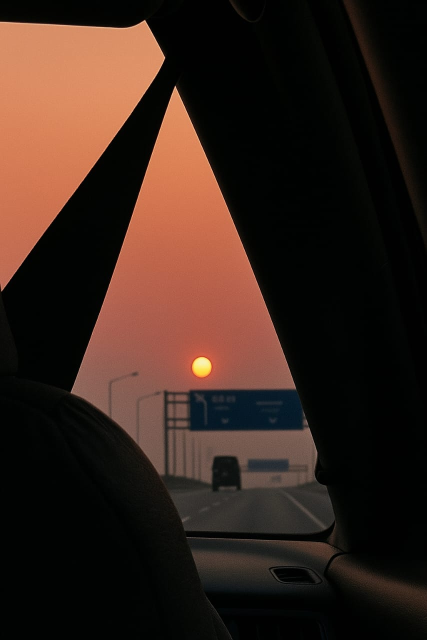
#> input picture aiVShuman/backend/ai_folder/ai image4.jpg, 853 x 1280 px (shown at 1/2 size)
$ python -i predict.py   (imports and definitions only)
#> lines starting #> are read from the running program, lines starting #| are printed output that depends on the picture
import joblib
import numpy as np
from skimage import io, color
from skimage.transform import resize
from skimage.feature import hog
from skimage.measure import shannon_entropy
from scipy.stats import skew, kurtosis
from PIL import Image, ExifTags
import sys
import os
from aiVShuman.featureExtraction import extract_features, extract_metadata_features

# ✅ Extract metadata features
def extract_metadata_features(image_path):
    try:
        img = Image.open(image_path)
        exif_data = img._getexif()
        if not exif_data:
            return [0] * 5
        tags = {ExifTags.TAGS.get(k): v for k, v in exif_data.items() if k in ExifTags.TAGS}
        camera_make = 1 if 'Make' in tags else 0
        camera_model = 1 if 'Model' in tags else 0
        iso = tags.get('ISOSpeedRatings', 0)
        exposure = tags.get('ExposureTime', 0)
        gps = 1 if 'GPSInfo' in tags else 0
        return [camera_make, camera_model, iso, exposure, gps]
    except:
        return [0] * 5

# ✅ Full feature extraction
def extract_features(image_path):
#> called with image_path = 'backend/ai_folder/ai image4.jpg'
    try:
        img = io.imread(image_path)
#> img is the input picture: shape (1280, 853, 3); mean R, G, B 53.4, 35.2, 27
        img = resize(img, (128, 128))
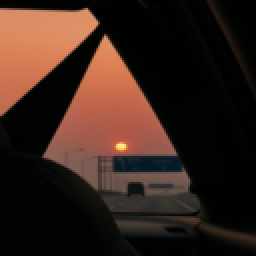
#> img: shape (128, 128, 3) float64 (shown 2 times larger); mean R, G, B 0.209, 0.138, 0.106

        if img.ndim == 2:
            img = np.stack((img,) * 3, axis=-1)
        if img.shape[2] == 4:
            img = img[:, :, :3]

        gray_img = color.rgb2gray(img)
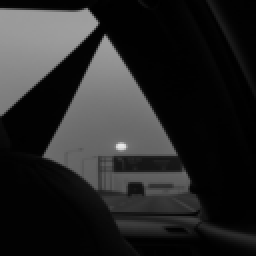
#> gray_img: shape (128, 128) float64 (shown 2 times larger); min 0.00321, max 0.92, mean 0.151

        # HOG
        fd, _ = hog(gray_img, orientations=9, pixels_per_cell=(8, 8),
                    cells_per_block=(2, 2), visualize=True)
#> fd = 8100 values, max 1 at index 3278, min 0 at index 1, mean 0.0902

        # FFT
        F = np.fft.fft2(gray_img)
        Fshift = np.fft.fftshift(F)
        magnitude = np.abs(Fshift)
        log_F = np.log(1 + magnitude)
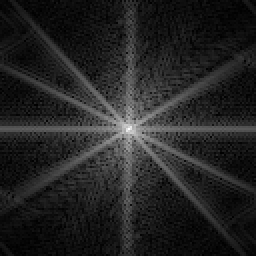
#> log_F: shape (128, 128) float64 (shown 2 times larger); min 0.0148, max 7.81, mean 1.11; drawn with min black and max white

        fft_mean = np.mean(log_F)
#> fft_mean = 1.11
        fft_std = np.std(log_F)
#> fft_std = 0.907
        fft_entropy = -np.sum(log_F * np.log(log_F + 1e-10))
#> fft_entropy = -7042.5

        # Histogram
        hist, _ = np.histogram(gray_img, bins=16, range=(0, 1), density=True)
#> hist = [9.97, 0.822, 0.502, 0.485, 0.175, 0.386, 1.15, 0.691, 0.657, 1.14, 0.00586, 0.000977, 0.00293, 0.00391, 0.00586, 0]

        # Stats
        img_mean = np.mean(gray_img)
#> img_mean = 0.151
        img_std = np.std(gray_img)
#> img_std = 0.208
        img_skew = skew(gray_img.flatten())
#> img_skew = 1.14
        img_kurt = kurtosis(gray_img.flatten())
#> img_kurt = -0.309

        entropy_val = shannon_entropy(gray_img)
#> entropy_val = 12.76

        metadata = extract_metadata_features(image_path)

        return np.concatenate([fd, [entropy_val], [fft_mean, fft_std, fft_entropy],
                               hist, [img_mean, img_std, img_skew, img_kurt], metadata])
    except Exception as e:
        print(f"Feature extraction failed: {e}")
        return None

# ✅ Predict using model
def predict(image_path):
    model = joblib.load("model.pkl")
    scaler = joblib.load("scaler.pkl")

    features = extract_features(image_path)
    if features is None:
        print("Feature extraction failed.")
        return

    features_scaled = scaler.transform([features])
    pred = model.predict(features_scaled)[0]
    prob = model.predict_proba(features_scaled)[0]

    # 🟢 0 = Real, 🔴 1 = AI
    if pred == 0:
        result = "Real"
    else:
        result = "AI"

    ai_confidence = prob[1] * 100
    real_confidence = prob[0] * 100

    # 👀 Optional logs for debugging
    print(f"\nPrediction for '{os.path.basename(image_path)}': {result}")
    print(f"Confidence: Real={real_confidence:.2f}%, AI={ai_confidence:.2f}%")

    # ✅ Final output for backend (must be last line)
    print(f"{result},{ai_confidence:.2f},{real_confidence:.2f}")

# ✅ CLI entry point
# [9 lines not run here, left out]

>>> result = extract_features('backend/ai_folder/ai image4.jpg')
#> result = 8129 values, max 12.76 at index 8100, min -7042.5 at index 8103, mean -0.772

$ run again, on aiVShuman/backend/ai_folder/ai_0005.jpg
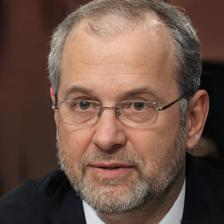
#> input picture aiVShuman/backend/ai_folder/ai_0005.jpg, 224 x 224 px
#> in extract_features, img is the input picture: shape (224, 224, 3); mean R, G, B 108.5, 81.6, 70.1
#> img: shape (128, 128, 3) float64
#> in extract_features, `gray_img = color.rgb2gray(img)`:
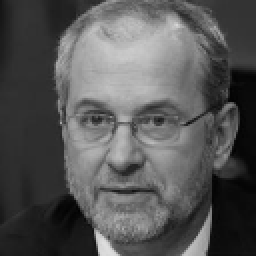
#> gray_img: shape (128, 128) float64 (shown 2 times larger); min 0.00476, max 0.874, mean 0.339
#> fd = 8100 values, max 0.604 at index 8028, min 0 at index 1, mean 0.128
#> in extract_features, `log_F = np.log(1 + magnitude)`:
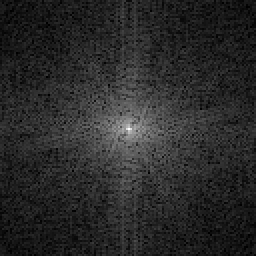
#> log_F: shape (128, 128) float64 (shown 2 times larger); min 0.0477, max 8.62, mean 1.46; drawn with min black and max white
#> fft_mean = 1.46
#> fft_std = 0.789
#> fft_entropy = -12390.2
#> hist = [1.37, 1.11, 2.62, 2.33, 0.859, 0.894, 1.19, 1.36, 1.24, 0.94, 0.919, 0.914, 0.199, 0.0527, 0, 0]
#> img_mean = 0.339
#> img_std = 0.212
#> img_skew = 0.378
#> img_kurt = -1.06
#> entropy_val = 13.85
#> result = 8129 values, max 13.85 at index 8100, min -12390.2 at index 8103, mean -1.39
